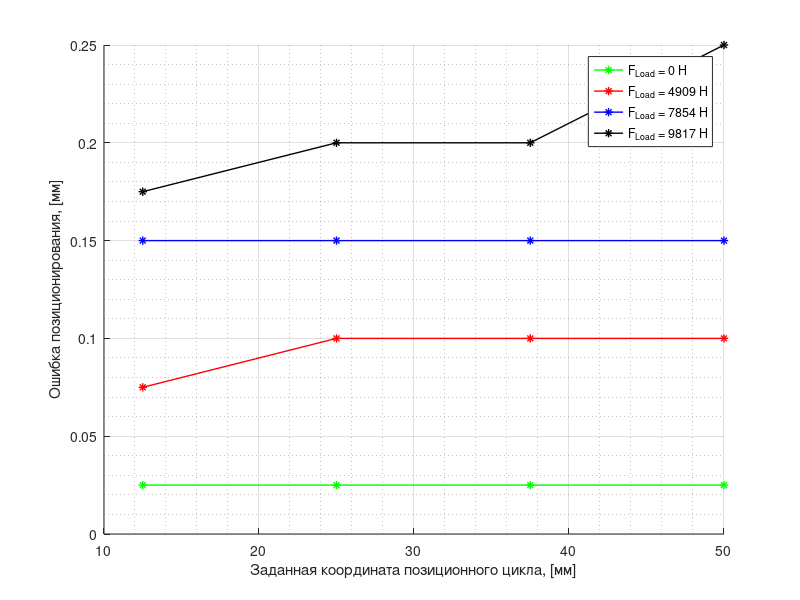

Reproduce this figure in MATLAB.
clc;
clear all;

error1_1 = 12.5 - 12.475
error1_2 = 25 - 24.975
error1_3 = 37.5 - 37.475
error1_4 = 50 - 49.975

error2_1 = 12.5 - 12.425
error2_2 = 25 - 24.9
error2_3 = 37.5 - 37.4
error2_4 = 50 - 49.9

error3_1 = 12.5 - 12.35
error3_2 = 25 - 24.85
error3_3 = 37.5 - 37.35
error3_4 = 50 - 49.85

error4_1 = 12.5 - 12.325
error4_2 = 25 - 24.8
error4_3 = 37.5 - 37.3
error4_4 = 50 - 49.75
 

hold on
plot([12.5, 25, 37.5, 50], [error1_1, error1_2, error1_3, error1_4], '-*g', 'LineWidth', 1);

plot([12.5, 25, 37.5, 50], [error2_1, error2_2, error2_3, error2_4], '-*r', 'LineWidth', 1);

plot([12.5, 25, 37.5, 50], [error3_1, error3_2, error3_3, error3_4], '-*b', 'LineWidth', 1);

plot([12.5, 25, 37.5, 50], [error4_1, error4_2, error4_3, error4_4], '-*k', 'LineWidth', 1);

xlabel('Заданная координата позиционного цикла, [мм]'); 
ylabel('Ошибка позиционирования, [мм]');
% legend('Position control +  motor velocity control', 'Position control');
legend('F_L_o_a_d = 0 Н', 'F_L_o_a_d = 4909 Н', 'F_L_o_a_d = 7854 Н', 'F_L_o_a_d = 9817 Н');
% error

grid on
grid minor

hold off


